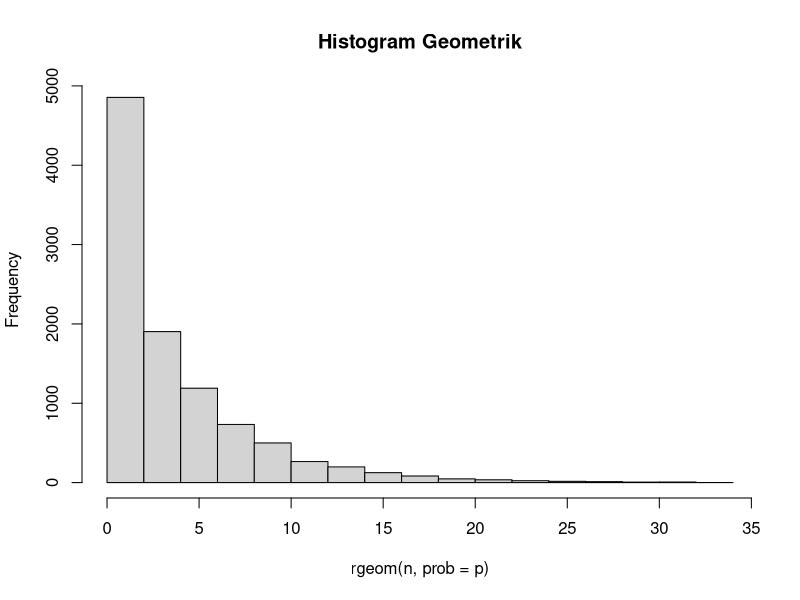

Reproduce this figure in R.
#No 1 A
p = 0.2
x = 3
P <- dgeom(x, p)
P

#No 1 B
mean(rgeom(n = 10000, prob = p) == 3)
mean

#No 1 C


#No 1 D
n = 10000
hist(rgeom(n, prob = p), main = 'Histogram Geometrik')

#No 1 E
mean = 1 / p
variance = (1 - p) / (p ^ 2)
mean
variance